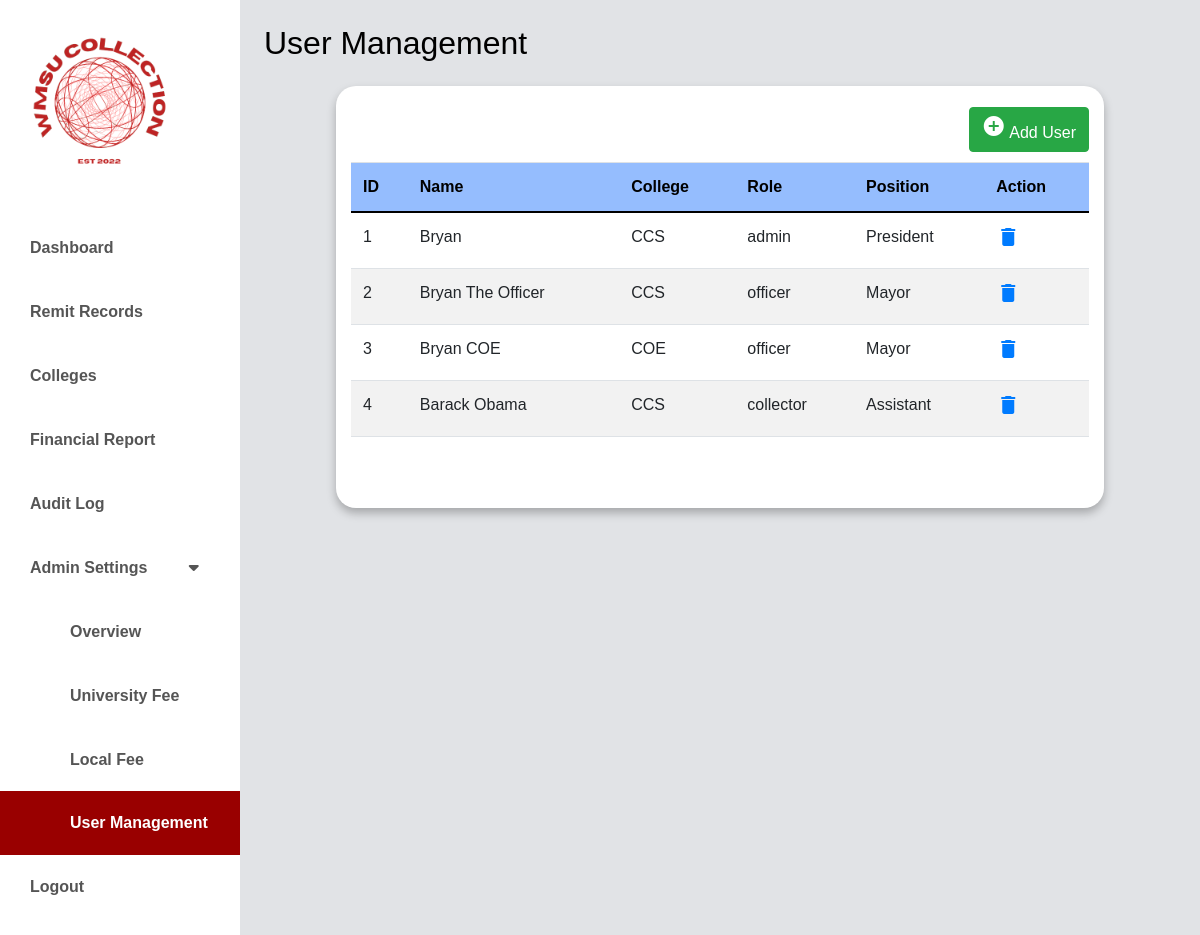
The page /admin-settings/tryuser.php (signed in) on the database its author committed.
### tables this page shows
CREATE TABLE `users` (
  `id` int(11) NOT NULL,
  `user_username` varchar(50) NOT NULL,
  `user_fullname` varchar(50) NOT NULL,
  `user_position` varchar(255) NOT NULL,
  `user_password` varchar(255) NOT NULL,
  `role_id` int(11) DEFAULT NULL,
  `college_id` int(11) DEFAULT NULL,
  `created_at` timestamp NOT NULL DEFAULT current_timestamp(),
  `updated_at` timestamp NOT NULL DEFAULT current_timestamp() ON UPDATE current_timestamp()
);

CREATE TABLE `colleges` (
  `id` int(11) NOT NULL,
  `college_name` varchar(50) NOT NULL,
  `college_code` varchar(8) DEFAULT NULL
);

CREATE TABLE `roles` (
  `id` int(11) NOT NULL,
  `role_name` varchar(50) NOT NULL
);

### classes/users.class.php (called while the page is built, shortened)
<?php
require_once 'database.class.php';
class Users{
    protected $db;
    function __construct()
    {
        $this->db = new Database();
    }
    function showAllDetails() {
        $sql = "SELECT u.id, u.user_fullname, u.user_position, r.role_name, c.college_name, c.college_code
        FROM users u
        JOIN roles r ON u.role_id = r.id
        JOIN colleges c ON u.college_id = c.id";
        $stmt = $this->db->connect()->prepare($sql);
        $stmt->execute();
        return $stmt->fetchAll(PDO::FETCH_ASSOC);
    }
}
?>

### classes/database.class.php (called while the page is built)
<?php
class Database {
    private $host = 'localhost';
    private $username = 'root';
    private $password = '';
    private $database = 'wmsu';
    protected $connection;
    public function connect() {
        try {
            $dsn = "mysql:host=$this->host;dbname=$this->database;charset=utf8mb4";
            $options = [
                PDO::ATTR_ERRMODE => PDO::ERRMODE_EXCEPTION,
                PDO::ATTR_DEFAULT_FETCH_MODE => PDO::FETCH_ASSOC,
                PDO::ATTR_EMULATE_PREPARES => false,
            ];
            $this->connection = new PDO($dsn, $this->username, $this->password, $options);
        } catch (PDOException $e) {
            echo "Connection error: " . $e->getMessage();
            die();
        }
        return $this->connection;
    }
}
?>

### admin-settings/tryuser.php (the view, shortened to what this page needs)
<?php
require_once '../classes/users.class.php';
?>
<!doctype html>
<html lang="en" class="no-js">
  <html>
    <head>
	<link href="https://cdn.jsdelivr.net/npm/bootstrap@5.0.0-beta3/dist/css/bootstrap.min.css" rel="stylesheet" />
    <link rel="stylesheet" href="https://unicons.iconscout.com/release/v4.0.0/css/line.css" />
    <link rel="stylesheet" href="https://cdnjs.cloudflare.com/ajax/libs/font-awesome/5.15.3/css/all.min.css" />
	<link rel="stylesheet" href="https://stackpath.bootstrapcdn.com/bootstrap/4.5.0/css/bootstrap.min.css">
	<link rel="stylesheet" href="https://maxcdn.bootstrapcdn.com/font-awesome/4.7.0/css/font-awesome.min.css">
    <link rel="stylesheet" href="../css/dashboard.css" />
    <link rel="stylesheet" href="../css/new-user.css" />
    </head>
      <body>
      <div class="d-flex" id="wrapper">
        <div class="bg-white" id="sidebar-wrapper">
            <img src="../images/logo.jpg" width ="200" alt="CCS COLLECTION FEE">
            <div class="list-group list-group-flush my-3">
                <a href="../admin/dashboard-main.php" class="list-group-item list-group-item-action bg-hover first-text fw-bold ">Dashboard</a>
                <a href="../remit-records/remit-records.php" class="list-group-item list-group-item-action bg-hover first-text fw-bold ">Remit Records</a>
                <a href="../college/new-college.php" class="list-group-item list-group-item-action bg-hover first-text fw-bold">Colleges</a>
                <a href="../financial-report/financial-report.php" class="list-group-item list-group-item-action bg-hover first-text fw-bold">Financial Report</a>
                <a href="../audit-log/audit-log.php" class="list-group-item list-group-item-action bg-hover first-text fw-bold">Audit Log</a>
                <button class="list-group-item list-group-item-action bg-hover second-text dropdown-btn fw-bold">Admin Settings</a>
                <i class="fa fa-caret-down" style="margin-left: 37px;"></i>
                </button>
                <div class="dropdown-container">
                <a href="../admin-settings/overview_settings.php" class="list-group-item list-group-item-action bg-hover first-text fw-bold " style="text-decoration:none; padding-left: 70px;">Overview</a></ul>
                <a href="../university/university.php" class="list-group-item list-group-item-action bg-hover first-text fw-bold " style="text-decoration:none; padding-left: 70px;">University Fee</a></ul>
                    <a href="../local/localfees.php"class="list-group-item list-group-item-action bg-hover first-text fw-bold"  style="text-decoration:none; padding-left: 70px;">Local Fee</a></ul>
                    <?php
                    if($_SESSION['role'] == 'admin'){?>
                    <a href="../admin-settings/users.php" class="list-group-item list-group-item-action bg-hover first-text fw-bold active" style="text-decoration:none; padding-left: 70px;">User Management</a></ul>
                    <?php } ?>
                </div>
                <a href="../public/logout.php" class="list-group-item list-group-item-action bg-hover fw-bold">Logout</a>
</div>
        </div>
	<div id="page-content-wrapper">
    <nav class="navbar navbar-expand-lg navbar-light bg-active py-4 px-4">
        <div class="d-flex align-items-center">
            <h2 class="fs-2 m-0" style="color:#000000; font-weight: 400;">User Management</h2>
        </div>
    </nav>
    <div class="container">
                <div class="row" style="padding-top:  21px;">
				<div class="col-sm-4" style="border-color: #000000;">
       			 </div>
					<div class="col-sm-8 " style="display: flex; align-items: center; justify-content: flex-end;">
						<a href="#addCollectorModal" class="btn btn-success" data-toggle="modal"><i class="material-icons">&#xE147;</i> <span>Add User</span></a>
					</div>
				</div>
             <div class =" table-responsive" style="margin-top: 10px;">
                <table class="table">
            <thead style="background-color:#95BDFE ;" class="text-white">
              <tr>
                <th scope="col" style = " color: #000000;" >ID</th>
                <th scope="col" style = " color: #000000;" >Name</th>
				<th scope="col" style = " color: #000000; ">College</th></th>
                <th scope="col" style = " color: #000000;" >Role</th></th>
				<th scope="col" style = " color: #000000;" >Position</th></th>
                <th scope="col" style = " color: #000000;" >Action</th>
              </tr>
            </thead>
            <tbody>
            <?php
			$users = new Users();
			$userData = $users->showAllDetails();
    $i = 1;
    foreach($userData as $users) {
?>
            <tr>
			<td><?php echo $i; ?></td>
                <td><?php echo $users['user_fullname']; ?></td>
                <td><?php echo $users['college_code']; ?></td>
				<td><?php echo $users['role_name']; ?></td>
                <td><?php echo $users['user_position']; ?></td>
                <td>
                    <a href="#deleteFeesModal<?php echo $i; ?>" class="delete" data-toggle="modal">
                        <i class="material-icons" data-toggle="tooltip" title="Delete">&#xE872;</i>
                    </a>
                </td>
            </tr>
<?php
            $i++;
        }
?>
</body>
</html>

### css/dashboard.css (style rules this page uses)
* { font-family: 'Poppins', sans-serif; }
:root { --main-bg-color: #009d63; --main-text-color: #009d63; --second-text-color: #bbbec5; --second-bg-color: #c1efde; }
.second-text { color: var(--second-text-color); }
#wrapper { overflow-x: hidden; background-image: linear-gradient( to right, #e1e3e6, #e1e3e6, #e1e3e6, #e1e3e6, #e1e3e6 ); }
#sidebar-wrapper { min-height: 100vh; margin-left: -15rem; -webkit-transition: margin 0.25s ease-out; -moz-transition: margin 0.25s ease-out; -o-transition: margin 0.25s ease-out; transition: margin 0.25s ease-out; }
#sidebar-wrapper .list-group { width: 15rem; }
#page-content-wrapper { min-width: 100vw; }
.list-group-item { border: none; background-color: #FFF; color: #555; padding: 20px 30px; }
.list-group-item.active { background-color: #990000; color: white; }
@media (min-width: 768px) { #sidebar-wrapper { margin-left: 0; } }
@media (min-width: 768px) { #page-content-wrapper { min-width: 0; width: 100%; } }
body { margin: 0; padding: 0; background-color: var(--second-bg-color); }
table { border-collapse: collapse; width: 100%; }
th, td { text-align: left; padding: 8px; }
th { background-color: #007bff; }
tr:nth-child(even) { background-color: #f2f2f2; }
td a { color: #007bff;; }

### css/new-user.css (style rules this page uses)
.container { background-color: #fff; max-width: 80%; border-radius: 20px; padding-bottom: 20px; box-shadow: 0 5px 10px rgba(0, 0, 0, 0.265); }
.table-responsive { display:flex; margin-bottom: 35px; }
.h2, h2, h3, h3, h4, h4, h5, h5 { font-size: 20px; text-align: center; font-weight: 600; margin-top: 15px; }

### rows shown on the page
users: user_fullname "Bryan", college.college_code "CCS", role.role_name "admin", user_position "President"
users: user_fullname "Bryan The Officer", college.college_code "CCS", role.role_name "officer", user_position "Mayor"
users: user_fullname "Bryan COE", college.college_code "COE", role.role_name "officer", user_position "Mayor"
users: user_fullname "Barack Obama", college.college_code "CCS", role.role_name "collector", user_position "Assistant"
